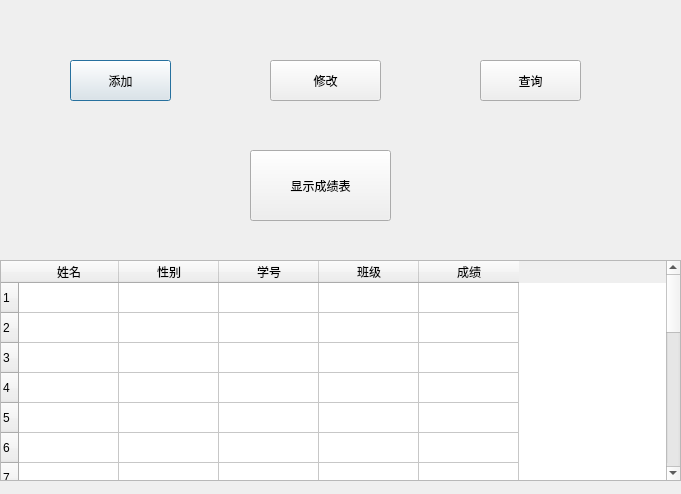
<?xml version="1.0" encoding="UTF-8"?>
<ui version="4.0">
 <class>chengji</class>
 <widget class="QDialog" name="chengji">
  <property name="geometry">
   <rect>
    <x>0</x>
    <y>0</y>
    <width>681</width>
    <height>494</height>
   </rect>
  </property>
  <property name="windowTitle">
   <string>Dialog</string>
  </property>
  <property name="styleSheet">
   <string notr="true"/>
  </property>
  <widget class="QPushButton" name="pushButton">
   <property name="geometry">
    <rect>
     <x>70</x>
     <y>60</y>
     <width>101</width>
     <height>41</height>
    </rect>
   </property>
   <property name="text">
    <string>添加</string>
   </property>
  </widget>
  <widget class="QPushButton" name="pushButton_3">
   <property name="geometry">
    <rect>
     <x>270</x>
     <y>60</y>
     <width>111</width>
     <height>41</height>
    </rect>
   </property>
   <property name="text">
    <string>修改</string>
   </property>
  </widget>
  <widget class="QPushButton" name="pushButton_4">
   <property name="geometry">
    <rect>
     <x>480</x>
     <y>60</y>
     <width>101</width>
     <height>41</height>
    </rect>
   </property>
   <property name="text">
    <string>查询</string>
   </property>
  </widget>
  <widget class="QPushButton" name="pushButton_2">
   <property name="geometry">
    <rect>
     <x>250</x>
     <y>150</y>
     <width>141</width>
     <height>71</height>
    </rect>
   </property>
   <property name="text">
    <string>显示成绩表</string>
   </property>
  </widget>
  <widget class="QTableWidget" name="tableWidget">
   <property name="geometry">
    <rect>
     <x>0</x>
     <y>260</y>
     <width>681</width>
     <height>221</height>
    </rect>
   </property>
   <row>
    <property name="text">
     <string>1</string>
    </property>
   </row>
   <row>
    <property name="text">
     <string>2</string>
    </property>
   </row>
   <row>
    <property name="text">
     <string>3</string>
    </property>
   </row>
   <row>
    <property name="text">
     <string>4</string>
    </property>
   </row>
   <row>
    <property name="text">
     <string>5</string>
    </property>
   </row>
   <row>
    <property name="text">
     <string>6</string>
    </property>
   </row>
   <row>
    <property name="text">
     <string>7</string>
    </property>
   </row>
   <row>
    <property name="text">
     <string>8</string>
    </property>
   </row>
   <row>
    <property name="text">
     <string>9</string>
    </property>
   </row>
   <row>
    <property name="text">
     <string>10</string>
    </property>
   </row>
   <row>
    <property name="text">
     <string>11</string>
    </property>
   </row>
   <row>
    <property name="text">
     <string>12</string>
    </property>
   </row>
   <row>
    <property name="text">
     <string>13</string>
    </property>
   </row>
   <row>
    <property name="text">
     <string>14</string>
    </property>
   </row>
   <row>
    <property name="text">
     <string>15</string>
    </property>
   </row>
   <row>
    <property name="text">
     <string>16</string>
    </property>
   </row>
   <row>
    <property name="text">
     <string>17</string>
    </property>
   </row>
   <row>
    <property name="text">
     <string>18</string>
    </property>
   </row>
   <row>
    <property name="text">
     <string>19</string>
    </property>
   </row>
   <row>
    <property name="text">
     <string>20</string>
    </property>
   </row>
   <column>
    <property name="text">
     <string>姓名</string>
    </property>
   </column>
   <column>
    <property name="text">
     <string>性别</string>
    </property>
   </column>
   <column>
    <property name="text">
     <string>学号</string>
    </property>
   </column>
   <column>
    <property name="text">
     <string>班级</string>
    </property>
   </column>
   <column>
    <property name="text">
     <string>成绩</string>
    </property>
   </column>
  </widget>
 </widget>
 <resources/>
 <connections/>
</ui>
